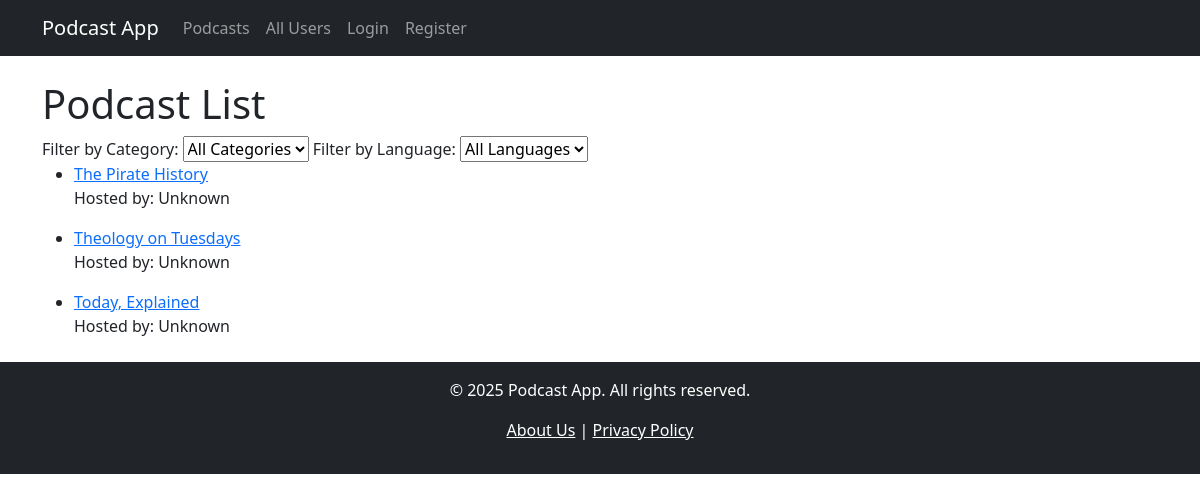
Before: /podcasts/ with the older database file.
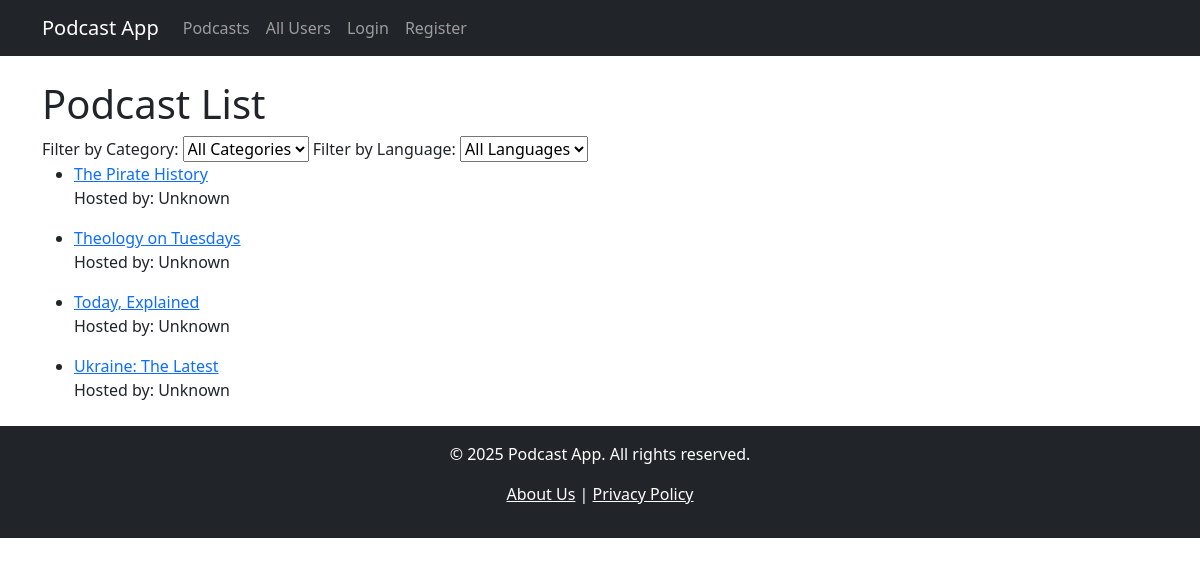
After: the same page with the newer database file.
### podcasts/models.py (models this page shows, shortened)
class Podcast(models.Model):
    title = models.CharField(max_length=255)
    host = models.CharField(max_length=255)
    description = models.TextField()
    category = models.ForeignKey(Category, on_delete=models.SET_NULL, null=True)
    language = models.CharField(max_length=50)
    image = models.ImageField(upload_to='podcast_images/', blank=True, null=True)

### podcasts/views.py (the view)
# urls.py: path('', podcast_list, name='podcast_list'),
def podcast_list(request):
    category_id = request.GET.get('category')
    language = request.GET.get('language')
    podcasts = Podcast.objects.all().order_by('title')
    if category_id:
        podcasts = podcasts.filter(category_id=category_id)
    if language:
        podcasts = podcasts.filter(language=language)
    podcast_owners = {po.podcast.id: po.user.username for po in PodcastOwner.objects.select_related('user', 'podcast')}
    for podcast in podcasts:
        podcast.owner_name = podcast_owners.get(podcast.id, "Unknown")
    categories = Category.objects.all()
    languages = Podcast.objects.values_list('language', flat=True).distinct()  # Get unique languages
    return render(request, 'podcast_templates/podcast_list.html', {
        'podcasts': podcasts,
        'categories': categories,
        'languages': languages,
        'selected_category': int(category_id) if category_id else None,
        'selected_language': language
    })

### templates/podcast_templates/podcast_list.html (shortened to what this page needs)
{% extends 'base.html' %}
{% block content %}
  <h1>Podcast List</h1>
 <form method="GET">
    <label for="category">Filter by Category:</label>
    <select name="category" id="category" onchange="this.form.submit()">
        <option value="">All Categories</option>
    </select>
    <label for="language">Filter by Language:</label>
    <select name="language" id="language" onchange="this.form.submit()">
        <option value="">All Languages</option>
    </select>
</form>
  <ul>
    {% for podcast in podcasts %}
      <li>
        <a href="{% url 'podcast_detail' podcast.id %}">{{ podcast.title }}</a>
        <p>Hosted by: {{ podcast.owner_name }}</p>
      </li>
    {% empty %}
      <p>No podcasts available.</p>
    {% endfor %}
  </ul>
{% endblock %}

Changed rows visible on the page:
added Podcast: title "Ukraine: The Latest", owner_name "Unknown"
